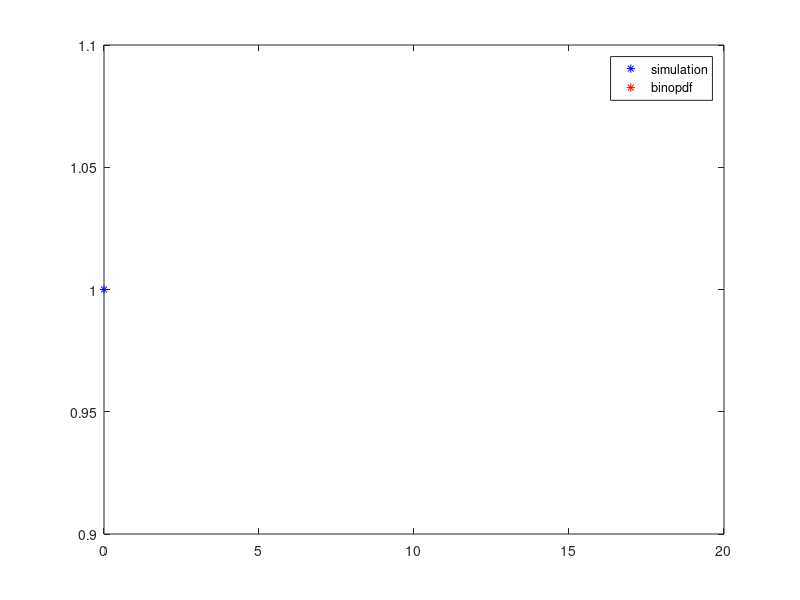

The MATLAB script that drew this image:
% c)
clear
p = input('Please enter value for p: ');
N = input('Please enter value for N: ');
for i = 1:N
  X(i) = 0;
  while rand >= p
    X(i) = X(i) + 1;
  endwhile
endfor
K = 0:20;
U_X = unique(X);
n_X = hist(X, length(U_X));
rel_freq = n_X/N;
plot(U_X, rel_freq, "b*", K, geopdf(K,p), "r*")
legend("simulation", "binopdf");
